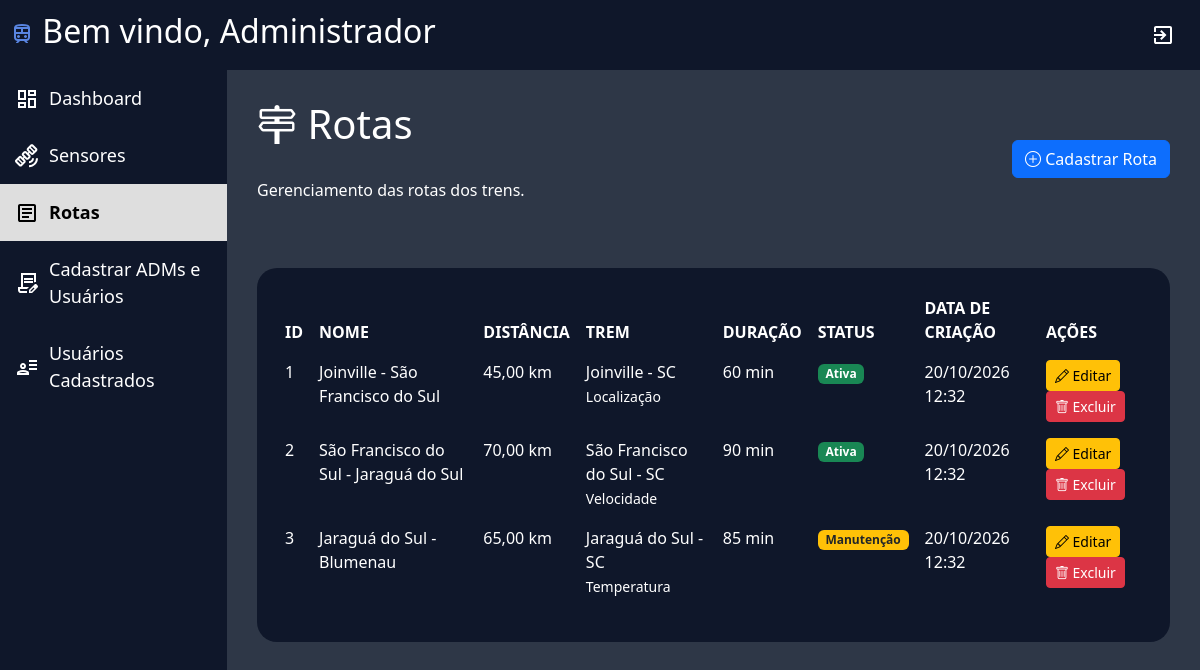
Page /public/rotas.php (signed in) on the committed database.
### tables this page shows
CREATE TABLE ROTAS (
    id INT AUTO_INCREMENT PRIMARY KEY,
    nome VARCHAR(200) NOT NULL,
    descricao TEXT NOT NULL,
    distancia_km DECIMAL(10,2) NOT NULL,
    trem_id INT NOT NULL,
    duracao_min INT NOT NULL,
    data_criacao DATETIME NOT NULL DEFAULT CURRENT_TIMESTAMP,
    status ENUM(
        'Ativa',
        'Inativa',
        'Manutenção'
    ) NOT NULL DEFAULT 'Ativa',

    CONSTRAINT fk_rotas_trens
        FOREIGN KEY (trem_id)
        REFERENCES TRENS(id)
        ON DELETE RESTRICT
        ON UPDATE CASCADE
);

CREATE TABLE TRENS (
    id INT AUTO_INCREMENT PRIMARY KEY,
    localizacao VARCHAR(150) NOT NULL,
    tipo_de_dado VARCHAR(50) NOT NULL,
    horario TIME NULL,
    status ENUM(
        'Ativo',
        'Inativo',
        'Manutenção',
        'Alerta'
    ) NOT NULL DEFAULT 'Ativo',
    usuario_id INT NULL,

    CONSTRAINT fk_trens_usuario
        FOREIGN KEY (usuario_id)
        REFERENCES USUARIO(id)
        ON DELETE SET NULL
        ON UPDATE CASCADE
);

### infra/seguranca.php (called while the page is built, shortened)
<?php
function e(string $valor): string
{
    return htmlspecialchars(
        $valor,
        ENT_QUOTES,
        'UTF-8'
    );
}

### public/rotas.php (the view, shortened to what this page needs)
<?php
require_once "../infra/seguranca.php";
require_once "../infra/conexao.php";
$sql = "SELECT
            r.id,
            r.nome,
            r.descricao,
            r.distancia_km,
            r.duracao_min,
            r.data_criacao,
            r.status,
            t.localizacao AS trem_localizacao,
            t.tipo_de_dado AS trem_tipo
        FROM ROTAS r
        INNER JOIN TRENS t ON r.trem_id = t.id
        ORDER BY r.data_criacao DESC";
$rotas = $conexao->query($sql);
?>
<!DOCTYPE html>
<html lang="pt-br">
<head>
    <link rel="stylesheet" href="../assets/style/style.css">
    <link href="https://cdn.jsdelivr.net/npm/bootstrap@5.3.8/dist/css/bootstrap.min.css" rel="stylesheet">
    <link rel="stylesheet" href="https://cdn.jsdelivr.net/npm/bootstrap-icons@1.11.3/font/bootstrap-icons.min.css">
</head>
<body>
<header class="cabecalho">
    <h2>
        <img src="../assets/icons/TREM_AZUL.svg" alt="">
        Bem vindo, Administrador
    </h2>
    <a href="../logout.php">
        <img src="../assets/icons/exit.svg" class="item" alt="Sair">
    </a>
</header>
<div class="layout">
    <aside class="menu-lateral">
        <a href="tela_inicial.php" class="item">
            <img src="../assets/icons/dashboard_branco.svg" alt="">
            Dashboard
        </a>
        <a href="gerenciar_sensores.php" class="item">
            <img src="../assets/icons/sensor_branco.svg" alt="">
            Sensores
        </a>
        <a href="rotas.php" class="item ativo">
            <img src="../assets/icons/relatorio_preto.svg" alt="">
            Rotas
        </a>
        <a href="cadastro_admin.php" class="item">
            <img src="../assets/icons/cadastrar_branco.svg" alt="">
            Cadastrar ADMs e Usuários
        </a>
        <a href="usuarios_cadastrados.php" class="item">
            <img src="../assets/icons/usuarios_branco.svg" alt="">
            Usuários Cadastrados
        </a>
    </aside>
    <main class="conteudo">
        <div class="container-sensor">
            <div class="d-flex justify-content-between align-items-center mb-4 flex-wrap gap-3">
                <div>
                    <h1 class="titulo-sensor" style="color: white;">
                        <i class="bi bi-signpost-2"></i>
                        Rotas
                    </h1>
                    <p style="color: white;">
                        Gerenciamento das rotas dos trens.
                    </p>
                </div>
                <a href="cadastrar_rota.php" class="btn btn-primary">
                    <i class="bi bi-plus-circle"></i>
                    Cadastrar Rota
                </a>
            </div>
            <div class="planilha_dashboard">
                <table class="table table-borderless">
                    <thead>
                        <tr>
                            <th>ID</th>
                            <th>NOME</th>
                            <th>DISTÂNCIA</th>
                            <th>TREM</th>
                            <th>DURAÇÃO</th>
                            <th>STATUS</th>
                            <th>DATA DE CRIAÇÃO</th>
                            <th>AÇÕES</th>
                        </tr>
                    </thead>
                    <tbody>
                        <?php if ($rotas && $rotas->num_rows > 0): ?>
                            <?php while ($rota = $rotas->fetch_assoc()): ?>
                                <tr>
                                    <td>
                                        <?= e($rota["id"]) ?>
                                    </td>
                                    <td>
                                        <?= e($rota["nome"]) ?>
                                    </td>
                                    <td>
                                        <?= number_format((float) $rota["distancia_km"], 2, ",", ".") ?> km
                                    </td>
                                    <td>
                                        <?= e($rota["trem_localizacao"]) ?>
                                        <br>
                                        <small><?= e($rota["trem_tipo"]) ?></small>
                                    </td>
                                    <td>
                                        <?= e($rota["duracao_min"]) ?> min
                                    </td>
                                    <td>
                                        <?php if ($rota["status"] === "Ativa"): ?>
                                            <span class="badge bg-success">Ativa</span>
                                        <?php elseif ($rota["status"] === "Manutenção"): ?>
                                            <span class="badge bg-warning text-dark">Manutenção</span>
                                        <?php else: ?>
                                            <span class="badge bg-secondary"><?= e($rota["status"]) ?></span>
                                        <?php endif; ?>
                                    </td>
                                    <td>
                                        <?= date("d/m/Y H:i", strtotime($rota["data_criacao"])) ?>
                                    </td>
                                    <td>
                                        <a
                                            href="editar_rota.php?id=<?= (int) $rota["id"] ?>"
                                            class="btn btn-sm btn-warning">
                                            <i class="bi bi-pencil"></i>
                                            Editar
                                        </a>
                                        <form
    method="POST"
    action="excluir_rota.php"
    class="d-inline"
    onsubmit="return confirm('Tem certeza que deseja excluir esta rota?');">
    <button type="submit" class="btn btn-sm btn-danger">
        <i class="bi bi-trash"></i>
        Excluir
    </button>
</form>
                                    </td>
                                </tr>
                            <?php endwhile; ?>
                        <?php endif; ?>
                    </tbody>
                </table>
            </div>
        </div>
    </main>
</div>
</body>
</html>

### assets/style/style.css (style rules this page uses)
* { box-sizing: border-box; }
body { margin: 0; background-color: #2e3747 !important; color: white; overflow-x: hidden; }
.cabecalho { display: flex; justify-content: space-between; align-items: center; background-color: #0f172a; padding: 10px; height: 70px; color: white; width: 100%; }
.layout { display: flex; width: 100%; min-height: calc(100vh - 70px); }
.menu-lateral { width: 227px; min-width: 207px; flex-shrink: 0; background-color: #0f172a; }
.item { width: 100%; padding: 15px; font-size: 18px; cursor: pointer; display: flex; align-items: center; gap: 10px; text-decoration: none; color: white; box-sizing: border-box; }
.item.ativo { background-color: #dedede; font-weight: bold; color: black; }
.conteudo { flex: 1; min-width: 0; width: calc(100% - 207px); padding: 25px; background-color: #2e3747 !important; }
.planilha_dashboard { margin-top: 30px; border-radius: 20px; padding: 20px; width: 100%; max-width: 100%; overflow-x: auto; background-color: #0f172a !important; }
.table { width: 100%; margin-bottom: 0; background-color: transparent !important; }
.table td, .table th, .table tr, .table tbody { background-color: #0f172a !important; color: white !important; }
.conteudo { flex: 1; min-width: 0; padding: 30px; background-color: #2e3747 !important; }
.planilha_dashboard { margin-top: 50px; border-radius: 20px; padding: 20px; width: 100%; background-color: #0f172a !important; }
.container-sensor { width: 100%; }
.titulo-sensor { color: white; margin-bottom: 30px; }

### rows in the picture
rotas: id "1", nome "Joinville - São Francisco do Sul", distancia_km "45,00", trem.localizacao "Joinville - SC", trem.tipo_de_dado "Localização", duracao_min "60", status "Ativa", data_criacao "20/10/2026 12:32"
rotas: id "2", nome "São Francisco do Sul - Jaraguá do Sul", distancia_km "70,00", trem.localizacao "São Francisco do Sul - SC", trem.tipo_de_dado "Velocidade", duracao_min "90", status "Ativa", data_criacao "20/10/2026 12:32"
rotas: id "3", nome "Jaraguá do Sul - Blumenau", distancia_km "65,00", trem.localizacao "Jaraguá do Sul - SC", trem.tipo_de_dado "Temperatura", duracao_min "85", status "Manutenção", data_criacao "20/10/2026 12:32"
